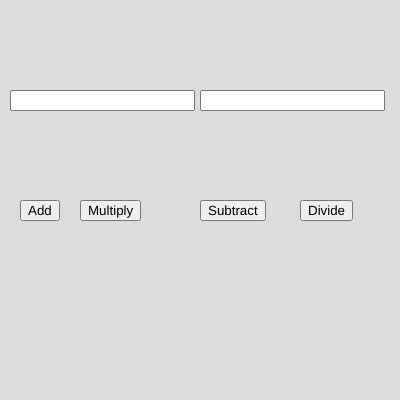
Frame 1 (no input)
Frame 60 (no input): identical to frame 1, image omitted
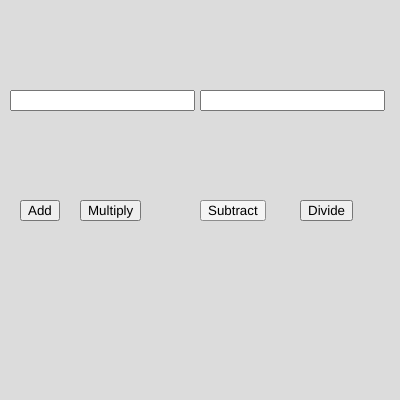
Frame 120 (the mouse pressed at the canvas centre since frame 60)

The p5.js sketch that drew these frames (run headless with seeded random() and noise() and a simulated clock; from frame 60 on, the mouse is pressed at the canvas centre):

// p5.js sketch
// ── sketch.js
var n1,n2;
var b1,b2,b3,b4;

function setup() {
  createCanvas(400, 400);
  num1= createInput();
  num1.position(10,90);

  num2= createInput();
  num2.position(200,90);

  b1=createButton("Add");
  b1.position(20,200);
  b1.mousePressed(add);

  b2=createButton("Multiply");
  b2.position(80,200);
  b2.mousePressed(mul);

  b3=createButton("Subtract");
  b3.position(200,200);
  b3.mousePressed(sub);

  b4=createButton("Divide");
  b4.position(300,200);
  b4.mousePressed(division);
}

function draw() {
  background(220);
  n1=parseInt(num1.value());
  n2=parseInt(num2.value());
}

function add()
{
  console.log(n1 + n2);
}


function sub()
{
  console.log(n1-n2);
}


function mul()
{
  console.log(n1*n2);
}


function division()
{
  console.log(n1/n2);
}
